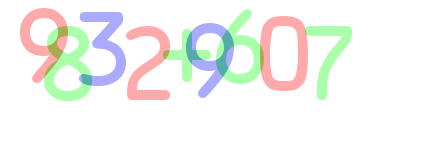
#> input picture Python 데이터 분석과 이미지 처리/digit_image.png, 430 x 150 px
$ python 'Opencv contour의 유사다각형.py'
#> lines starting #> are read from the running program, lines starting #| are printed output that depends on the picture; after the words box and inside, x2 and y2 are one past the last pixel; in counts of white or black regions, pixels touching at a corner belong together
import cv2 as cv

image=cv.imread('digit_image.png')
#> image is the input picture: shape (150, 430, 3); mean B, G, R 241.3, 244.5, 243.6
image_gray=cv.cvtColor(image, cv.COLOR_BGR2GRAY)
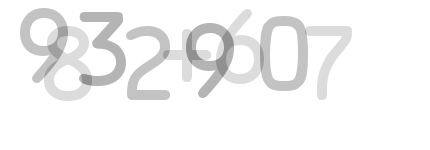
#> image_gray: shape (150, 430); min 145, max 255, mean 243.9
ret, thresh=cv.threshold(image_gray, 230, 255, 0)
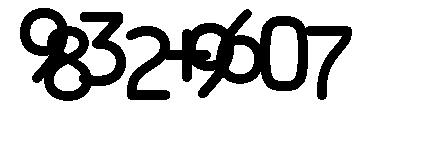
#> thresh: shape (150, 430); 80.8% white; 2 black regions, box (x1, y1, x2, y2) and area: (126, 9, 352, 100) 7751, (20, 8, 126, 101) 4657
thresh=cv.bitwise_not(thresh)
#> thresh: shape (150, 430); 19.2% white; 2 white regions
contours, hierarchy=cv.findContours(thresh, cv.RETR_TREE, cv.CHAIN_APPROX_SIMPLE)
#> contours = 10 contours, 2 with area under 20; largest, box (x1, y1, x2, y2) and area: (126, 9, 352, 100) 9638, (20, 8, 126, 101) 5654, (269, 25, 299, 82) 1461, (228, 44, 255, 75) 602, (53, 63, 83, 92) 594, (29, 17, 58, 47) 559, (195, 32, 222, 62) 467, (63, 35, 80, 55) 204
image=cv.drawContours(image, contours, -1, (0, 0, 255), 4)

contour=contours[0]
#> contour = contour of 362 points, box (x1, y1, x2, y2) (126, 9, 352, 100), area 9638
epsilon=0.005*cv.arcLength(contour, True)
#> epsilon = 5.56
approx=cv.approxPolyDP(contour, epsilon, True)
#> approx = contour of 41 points, box (x1, y1, x2, y2) (127, 9, 352, 100), area 8792
image=cv.drawContours(image, [approx], -1, (0, 255, 0), 4)
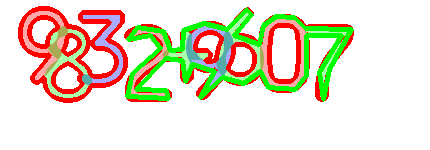
#> image: shape (150, 430, 3); mean B, G, R 204.1, 224.3, 230.5

cv.imshow('image', image)
cv.waitKey(0)
